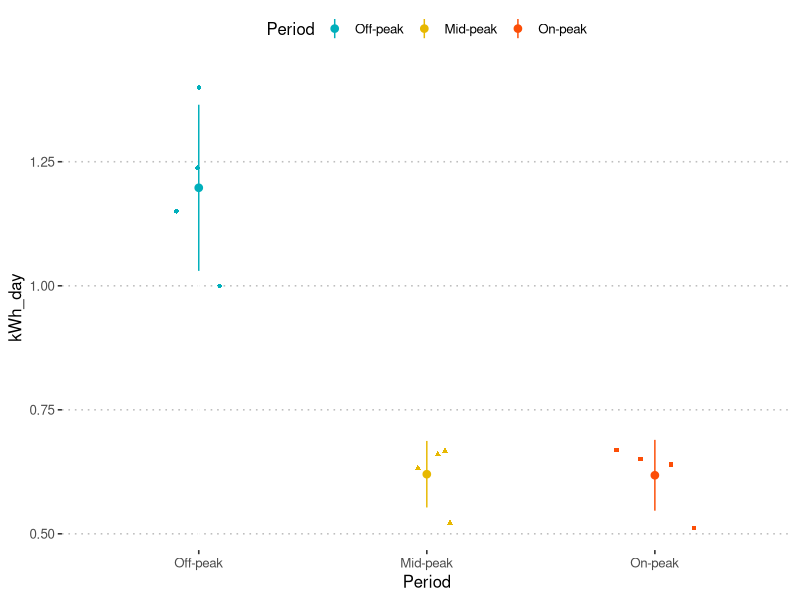
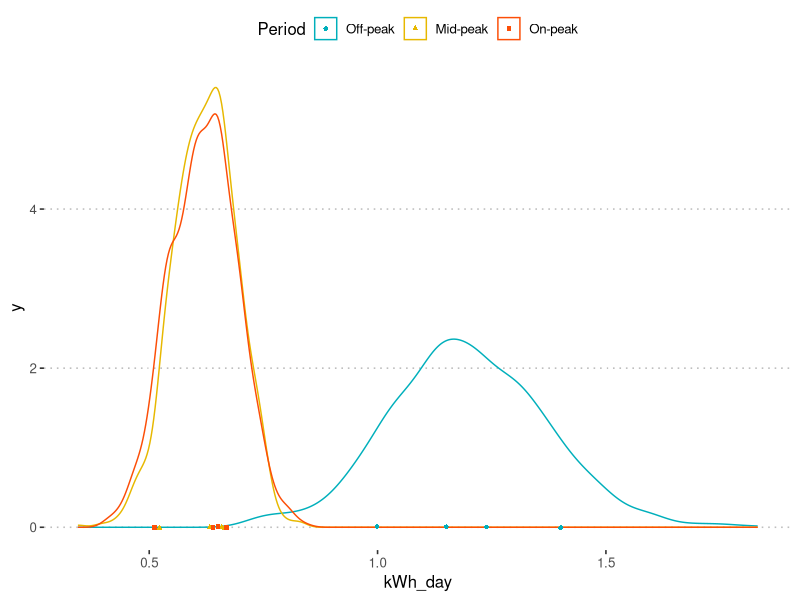
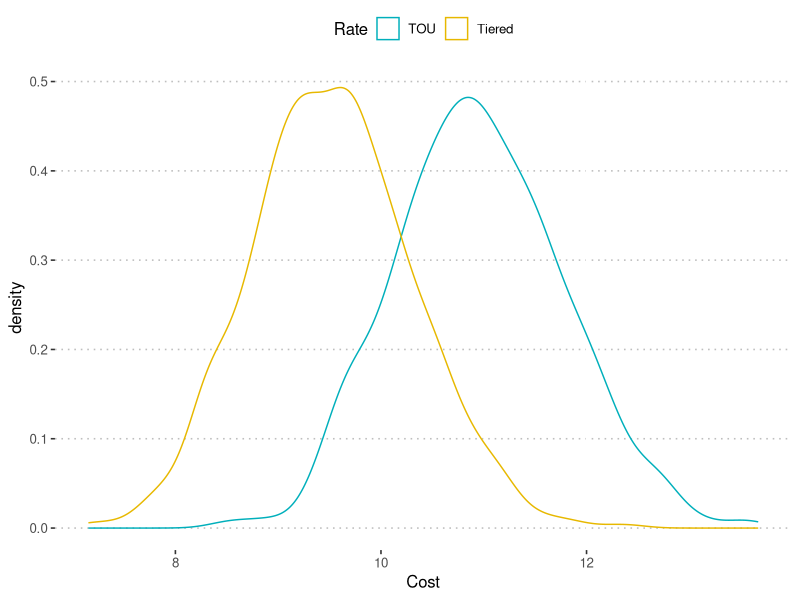

Write the R code that produced these figures, in order.
## ---- chunk 1
knitr::opts_chunk$set(echo = TRUE)
library(ggplot2)
library(Hmisc)
library(ggpubr)
theme_set(theme_pubclean())
## ---- chunk 2
days <- c(18, 31, 11, 19)
  
off_kwh <- c(20.709548, 43.417831, 11.000865, 23.538913)
mid_kwh <- c(11.989209, 19.607409, 5.741327, 12.542706)
on_kwh <-  c(9.223242, 20.196430, 7.036137, 12.703381)
## ---- chunk 3
# Average kWh / Day
off_kwh_day <- off_kwh / days
mid_kwh_day <- mid_kwh / days
on_kwh_day <- on_kwh / days

# Put into data frame
period <- c(rep("Off-peak", length(off_kwh_day)),
            rep("Mid-peak", length(mid_kwh_day)),
            rep("On-peak", length(on_kwh_day)))
real_kwh_day <- data.frame(kWh_day = c(off_kwh_day, mid_kwh_day, on_kwh_day),
                           Period = factor(period, 
                                           levels = c("Off-peak", "Mid-peak", "On-peak")))

# Plot it
p <- ggplot(real_kwh_day, aes(x = Period, y = kWh_day)) + 
  geom_jitter(aes(shape = Period, color = Period),
              position = position_jitter(0.2),
              size = 1.2) +
  stat_summary(aes(color = Period),
               fun.data="mean_sdl",
               fun.args = list(mult=1),
               geom = "pointrange", 
               size = 0.4) +
  scale_color_manual(values =  c("#00AFBB", "#E7B800", "#FC4E07"))
print(p)
## ---- chunk 4
off_kwh_day_sample <- rnorm(n = 1000,
                            mean = mean(off_kwh_day),
                            sd = sd(off_kwh_day))
mid_kwh_day_sample <- rnorm(n = 1000,
                            mean = mean(mid_kwh_day),
                            sd = sd(mid_kwh_day))
on_kwh_day_sample <- rnorm(n = 1000,
                           mean = mean(on_kwh_day),
                           sd = sd(on_kwh_day))
## ---- chunk 5
# Put into data frame
period_sample <- c(rep("Off-peak", length(off_kwh_day_sample)),
                   rep("Mid-peak", length(mid_kwh_day_sample)),
                   rep("On-peak", length(on_kwh_day_sample)))
sim_kwh_day <- data.frame(kWh_day = c(off_kwh_day_sample,
                                      mid_kwh_day_sample,
                                      on_kwh_day_sample),
                           Period = factor(period_sample, 
                                           levels = c("Off-peak", "Mid-peak", "On-peak")))

# Plot it
p <- ggplot(sim_kwh_day, aes(x = kWh_day, colour = Period)) + 
  geom_density() +
    geom_jitter(data = real_kwh_day,
                aes(x = kWh_day, y = 0, shape = Period, color = Period),
              size = 1.2,
              height = 0.01) +
  scale_color_manual(values =  c("#00AFBB", "#E7B800", "#FC4E07"))
print(p)
## ---- chunk 6
off_tou <- off_kwh_day_sample * 31 * 10.5
mid_tou <- mid_kwh_day_sample * 31 * 15.0
on_tou <- on_kwh_day_sample * 31 * 21.7

tou_cost <- (off_tou + mid_tou + on_tou) / 100
## ---- chunk 7
sum_kWh <- off_kwh_day_sample + mid_kwh_day_sample + on_kwh_day_sample
tiered_cost <- ifelse(sum_kWh <= 1000,
                      (sum_kWh * 31 * 12.6) / 100,
                      (sum_kWh * 31 * 14.6) / 100) 
## ---- chunk 8
rate <- c(rep("TOU", length(tou_cost)),
          rep("Tiered", length(tiered_cost)))
costs <- data.frame(Cost = c(tou_cost, tiered_cost),
                    Rate = factor(rate, levels = c("TOU", "Tiered")))

p <- ggplot(costs, aes(x = Cost, colour = Rate)) + 
  geom_density() +
  scale_color_manual(values =  c("#00AFBB", "#E7B800"))
print(p)
## ---- chunk 9
t.test(tou_cost, tiered_cost, var.equal = FALSE)
